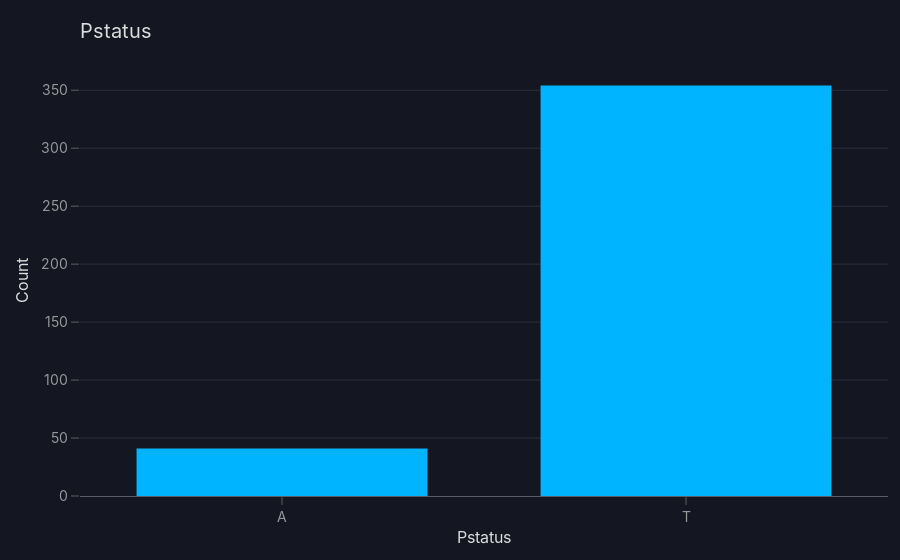

The notebook cell saved with this chart:
### Code cell
import plotly.express as px

# Assuming 'student' is your DataFrame and 'address' is a column in it
# Make sure you've imported and loaded the data correctly before using it

# Create a countplot using Plotly Express
fig = px.histogram(student, x='Pstatus', title='Pstatus')

# Customize the layout
fig.update_layout(
    xaxis_title='Pstatus',
    yaxis_title='Count',
    font=dict(size=20)  # Adjust font size for title and labels
)

# Show the plot
fig.show()

### Figure 1 — Plotly figure (JSON) as saved in the notebook; plotly's stock layout.template omitted (floating-point values rounded to 4 significant figures; data arrays with more than 128 entries replaced by an {"elided": "..."} marker saying what was removed)
{"data": [{"alignmentgroup": "True", "bingroup": "x", "hovertemplate": "Pstatus=%{x}<br>count=%{y}<extra></extra>", "legendgroup": "", "marker": {"color": "#00b4ff", "pattern": {"shape": ""}}, "name": "", "offsetgroup": "", "orientation": "v", "showlegend": false, "type": "histogram", "x": {"elided": "395 str values"}, "xaxis": "x", "yaxis": "y"}], "layout": {"barmode": "relative", "font": {"size": 20}, "legend": {"tracegroupgap": 0}, "title": {"text": "Pstatus"}, "xaxis": {"anchor": "y", "domain": [0, 1], "title": {"text": "Pstatus"}}, "yaxis": {"anchor": "x", "domain": [0, 1], "title": {"text": "Count"}}}}
